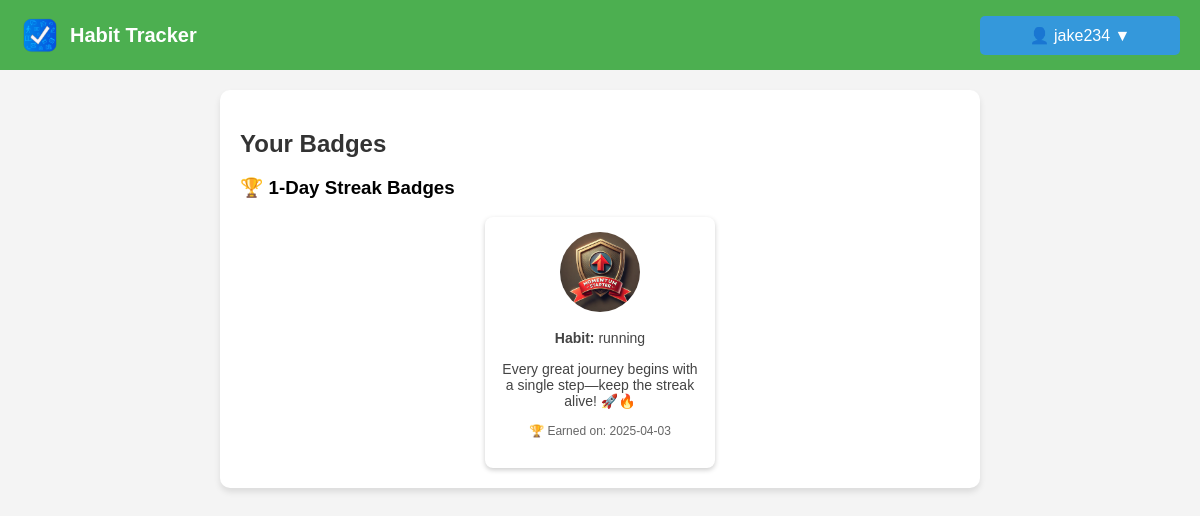
Page /badges (signed in) on the committed database.
### models.py (models this page shows, shortened)
class UserBadge(db.Model):
    id = db.Column(db.Integer, primary_key=True)
    user_id = db.Column(db.Integer, db.ForeignKey('user.id'), nullable=False)
    habit_id = db.Column(db.Integer, db.ForeignKey('activity.id'), nullable=False)
    habit_name = db.Column(db.String(100))  # New column to store habit name
    badge_id = db.Column(db.Integer, db.ForeignKey('badge.id'), nullable=False)
    awarded_at = db.Column(db.DateTime, default=datetime.utcnow)
    user = db.relationship('User', backref=db.backref('earned_badges', lazy=True))
    badge = db.relationship('Badge', backref=db.backref('awarded_to', lazy=True))

class Badge(db.Model):
    id = db.Column(db.Integer, primary_key=True)
    name = db.Column(db.String(100), nullable=False, unique=True)  # Badge name
    description = db.Column(db.Text, nullable=True)  # Description
    streak_required = db.Column(db.Integer, nullable=False)  # Streak condition
    created_at = db.Column(db.DateTime, default=datetime.utcnow)
    image_filename = db.Column(db.String(255), nullable=False)

class Activity(db.Model):
    id = db.Column(db.Integer, primary_key=True)
    name = db.Column(db.String(120), nullable=False)
    user_id = db.Column(db.Integer, db.ForeignKey('user.id'), nullable=False)
    streak = db.Column(db.Integer, default=0)
    highest_streak = db.Column(db.Integer, default=0)
    days_completed = db.Column(db.Integer, default=0)
    last_completed = db.Column(db.DateTime, default=None)
    date_added = db.Column(db.Date, default=datetime.utcnow)
    status = db.Column(db.String(10), default='active')
    reminder_time = db.Column(db.Time, nullable=True)

### routes.py (the view)
@main_bp.route('/badges')
def badges():
    if 'user_id' not in session:
        flash("You need to log in first.", "danger")
        return redirect(url_for('main.login'))
    user_id = session['user_id']
    user_badges = UserBadge.query.filter_by(user_id=user_id).all()
    for badge in user_badges:
        badge.badge.name_escaped = json.dumps(badge.badge.name)
        badge.badge.description_escaped = json.dumps(badge.badge.description)
        badge.habit = Activity.query.get(badge.habit_id)
    streak_groups = {
        360: [],
        180: [],
        30: [],
        7: [],
        1: []
    }
    for badge in user_badges:
        if badge.badge and badge.badge.streak_required:
            if badge.badge.streak_required in streak_groups:
                streak_groups[badge.badge.streak_required].append(badge)
    sorted_streak_groups = {
        k: streak_groups[k] for k in sorted(streak_groups.keys(), reverse=True)
    }
    return render_template(
        'badges.html',
        username=session['username'],
        streak_groups=sorted_streak_groups
    )

### templates/badges.html (shortened to what this page needs)
<!DOCTYPE html>
<html lang="en">
  <head>
    <link
      rel="stylesheet"
      href="{{ url_for('static', filename='styles.css') }}"
    />
  </head>
  <body>
    <nav class="navbar">
      <div class="logo">
        <img
          src="{{ url_for('static', filename='logo.png') }}"
          alt="Habit Tracker Logo"
        />
        <span class="app-name">Habit Tracker</span>
      </div>
      <div class="nav-buttons">
        <div class="dropdown">
          <button class="dropbtn">👤 {{ session['username'] }} ▼</button>
        </div>
      </div>
    </nav>
    <div class="container">
      <h2>Your Badges</h2>
      {% if streak_groups %} {% for streak, badges in streak_groups.items() %}
      {% if badges %}
      <div class="badge-group">
        <h3>🏆 {{ streak }}-Day Streak Badges</h3>
        <div class="badge-grid">
          {% for badge in badges %}
          <div
            class="badge-card"
            onclick="openBadgeModal(
                      '{{ badge.badge.name }}',
                      '{{ badge.badge.description }}',
                      '{{ url_for('static', filename='badges/' + badge.badge.image_filename) }}',
                      '{% if badge.habit %}{{ badge.habit.name }}{% else %}{{ badge.habit_name }}{% endif %}'
                    )"
          >
            <img
              src="{{ url_for('static', filename='badges/' + badge.badge.image_filename) }}"
              alt="{{ badge.badge.name }}"
              title="{{ badge.badge.name }}"
              class="badge-img"
            />
            <p>
              <strong>Habit:</strong>
              {% if badge.habit %} {{ badge.habit.name }} {% else %} {{
              badge.habit_name }} {% endif %}
            </p>
            <p>{{ badge.badge.description }}</p>
            <p class="badge-earned">
              🏆 Earned on: {{ badge.awarded_at.strftime('%Y-%m-%d') }}
            </p>
          </div>
          {% endfor %}
        </div>
      </div>
      {% endif %} {% endfor %} {% else %}
      <p>
        No badges earned yet. Keep tracking your habits to unlock achievements!
      </p>
      {% endif %}
    </div>
  </body>
</html>

### static/styles.css (style rules this page uses)
body { margin: 0; padding: 0; font-family: Arial, sans-serif; background-color: #f4f4f4; }
.navbar { display: flex; justify-content: space-between; align-items: center; background-color: #4CAF50; padding: 15px 20px; color: white; }
.logo { display: flex; align-items: center; }
.logo img { width: 40px; height: 40px; margin-right: 10px; }
.app-name { font-size: 20px; font-weight: bold; }
.dropbtn { background-color: #3498db; color: white; padding: 10px 16px; font-size: 16px; border: none; cursor: pointer; border-radius: 5px; }
.dropdown { position: relative; display: inline-block; }
.container { width: 60%; margin: 20px auto; padding: 20px; background: white; box-shadow: 0px 4px 6px rgba(0, 0, 0, 0.1); border-radius: 10px; }
h2 { color: #333; margin-bottom: 15px; }
button { padding: 8px 12px; width: 200px; border: none; border-radius: 5px; font-size: 14px; cursor: pointer; transition: 0.3s ease-in-out; }
p { font-size: 14px; color: #444; margin-bottom: 15px; }
.badge-earned { font-size: 12px; color: #666; }
.badge-grid { display: flex; flex-wrap: wrap; gap: 15px; justify-content: center; }
.badge-card { background: #fff; padding: 15px; border-radius: 8px; box-shadow: 0 2px 5px rgba(0, 0, 0, 0.2); text-align: center; width: 200px; cursor: pointer; transition: transform 0.2s; }
.badge-img { width: 80px; height: 80px; border-radius: 50%; }

### rows in the picture
UserBadge: image_filename (picture), habit.name "running", badge.description "Every great journey begins with a single step—keep the streak alive! 🚀🔥", awarded_at "2025-04-03"

### other values in the picture
{{ session['username'] }} "jake234"
{{ streak }} "1"
